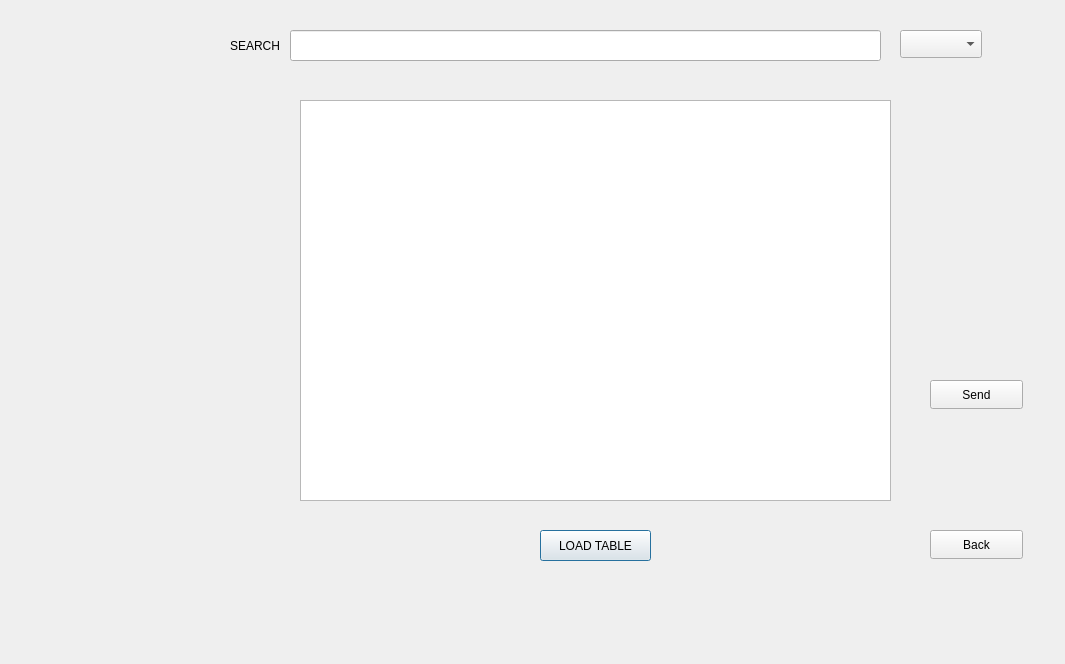
<?xml version="1.0" encoding="UTF-8"?>
<ui version="4.0">
 <class>emergency</class>
 <widget class="QDialog" name="emergency">
  <property name="geometry">
   <rect>
    <x>0</x>
    <y>0</y>
    <width>1065</width>
    <height>664</height>
   </rect>
  </property>
  <property name="windowTitle">
   <string>Emergency Alert System</string>
  </property>
  <widget class="QPushButton" name="pushButton_load_table">
   <property name="geometry">
    <rect>
     <x>540</x>
     <y>530</y>
     <width>111</width>
     <height>31</height>
    </rect>
   </property>
   <property name="text">
    <string>LOAD TABLE</string>
   </property>
  </widget>
  <widget class="QTableView" name="tableView">
   <property name="geometry">
    <rect>
     <x>300</x>
     <y>100</y>
     <width>591</width>
     <height>401</height>
    </rect>
   </property>
  </widget>
  <widget class="QComboBox" name="cbColumnas">
   <property name="geometry">
    <rect>
     <x>900</x>
     <y>30</y>
     <width>82</width>
     <height>28</height>
    </rect>
   </property>
  </widget>
  <widget class="QLineEdit" name="lineEdit">
   <property name="geometry">
    <rect>
     <x>290</x>
     <y>30</y>
     <width>591</width>
     <height>31</height>
    </rect>
   </property>
  </widget>
  <widget class="QLabel" name="label">
   <property name="geometry">
    <rect>
     <x>230</x>
     <y>30</y>
     <width>81</width>
     <height>31</height>
    </rect>
   </property>
   <property name="text">
    <string>SEARCH</string>
   </property>
  </widget>
  <widget class="QPushButton" name="pushButton_back">
   <property name="geometry">
    <rect>
     <x>930</x>
     <y>530</y>
     <width>93</width>
     <height>29</height>
    </rect>
   </property>
   <property name="text">
    <string>Back</string>
   </property>
  </widget>
  <widget class="QLabel" name="label_2">
   <property name="geometry">
    <rect>
     <x>0</x>
     <y>130</y>
     <width>351</width>
     <height>271</height>
    </rect>
   </property>
   <property name="text">
    <string/>
   </property>
   <property name="pixmap">
    <pixmap>../../../alertsystem.jpg</pixmap>
   </property>
  </widget>
  <widget class="QPushButton" name="pushButton">
   <property name="geometry">
    <rect>
     <x>930</x>
     <y>380</y>
     <width>93</width>
     <height>29</height>
    </rect>
   </property>
   <property name="text">
    <string>Send</string>
   </property>
  </widget>
 </widget>
 <resources/>
 <connections/>
</ui>
